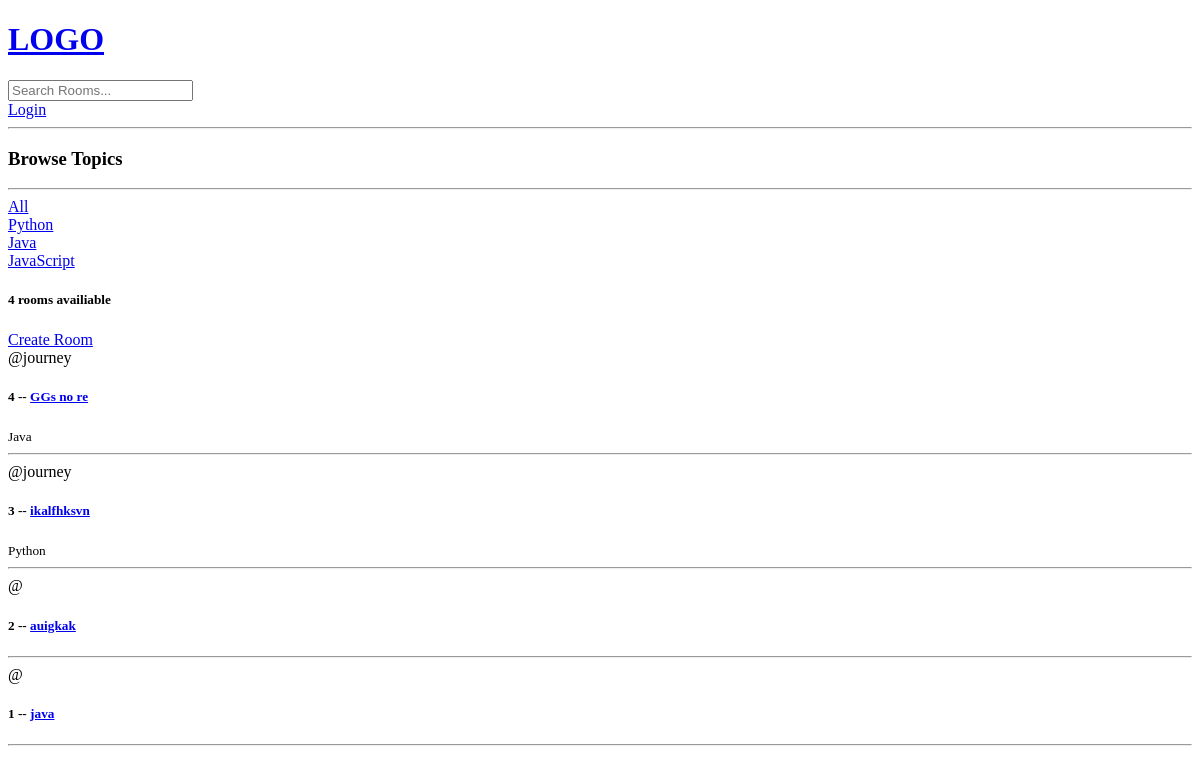
The app's page /, older data.
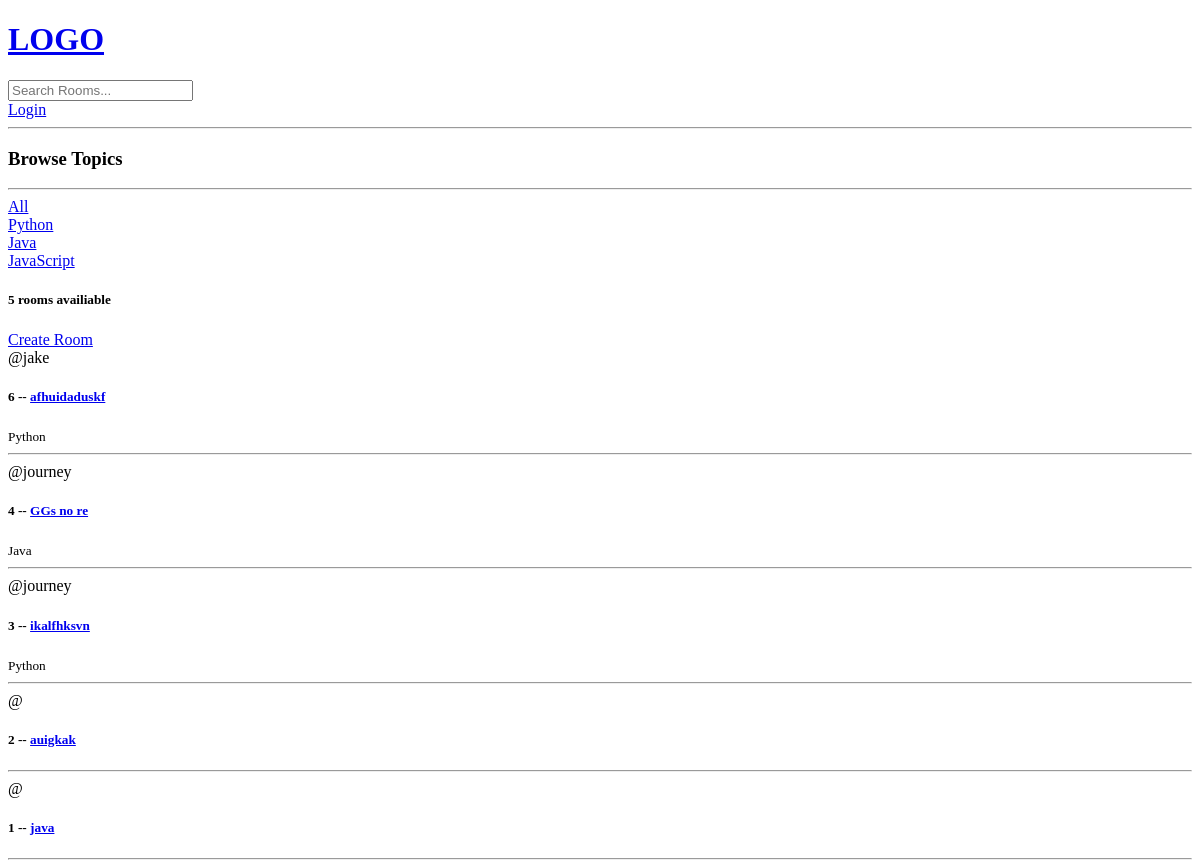
The same page, newer data.
### base/models.py (models this page shows, shortened)
class Topic(models.Model):
    name = models.CharField(max_length=200)

class Room(models.Model):
    host = models.ForeignKey(User, on_delete=models.SET_NULL,null=True)
    topic = models.ForeignKey(Topic, on_delete=models.SET_NULL,null=True)
    name = models.CharField(max_length=200)
    description = models.TextField(null=True,blank=True)
    participants = models.ManyToManyField(User, related_name='participants', blank=True)
    updated = models.DateTimeField(auto_now=True)
    created = models.DateTimeField(auto_now_add=True)
    class Meta:
        ordering = ['-updated','-created']

### base/views.py (the view)
# urls.py: path('', views.home, name ="home"),
def home(request):
    q = request.GET.get('q') if request.GET.get('q') != None else ''
    rooms = Room.objects.filter(Q(topic__name__icontains=q) | Q(name__icontains=q) | Q(description__icontains=q))
    topics = Topic.objects.all()
    room_count= rooms.count()
    context = {'rooms' : rooms, 'topics':topics, 'room_count': room_count}
    return render(request, 'base/home.html', context)

### base/templates/base/home.html (shortened to what this page needs)
{% extends 'main.html' %}
{% block content %}
<div class="container">
    <div>
        <h3>Browse Topics</h3>
        <hr>
        <div>
            <a href="{% url 'home' %}">All</a>
        </div>
        {% for topic in topics %}
            <div>
                <a href="{% url 'home' %}?q={{topic.name}}">{{topic.name}}</a>
            </div>
        {% endfor %}
    </div>
    <div>
        <h5>{{room_count}} rooms availiable</h5>
        <a href="{% url 'create-room' %}">Create Room</a>
        <div>
            {% for room in rooms %}
                <div>
                    <span>@{{room.host.username}}</span>
                    <h5>{{room.id}} -- <a href="{% url 'room' room.id %}">{{room.name}}</a></h5>
                    <small>{{room.topic.name}}</small>
                    <hr>
                </div>
            {% endfor %}
        </div>
    </div>
</div>
{% endblock content %}

### templates/main.html (shortened to what this page needs)
<!DOCTYPE html>
<html>
<head>
</head>
<body>
    {% include 'navbar.html' %}
    {% block content %}
    {% endblock %}
</body>
</html>

### templates/navbar.html
<a href="/">
    <h1>LOGO</h1>
</a>
<form method="GET" action="{% url 'home' %}">
    <input type="text" name="q" placeholder="Search Rooms..."/>
</form>
{% if request.user.is_authenticated %}
<p>Hello {{request.user}}</p>
<a href="{% url 'logout' %}">Logout</a>
{% else %}
<a href="{% url 'login' %}">Login</a>
{% endif %}
<hr>

Row changes from the older to the newer data that the page shows:
added Room: host.username "jake", id "6", name "afhuidaduskf", topic.name "Python"
Text that changed along with them:
{{ room_count }}: "4" → "5"
